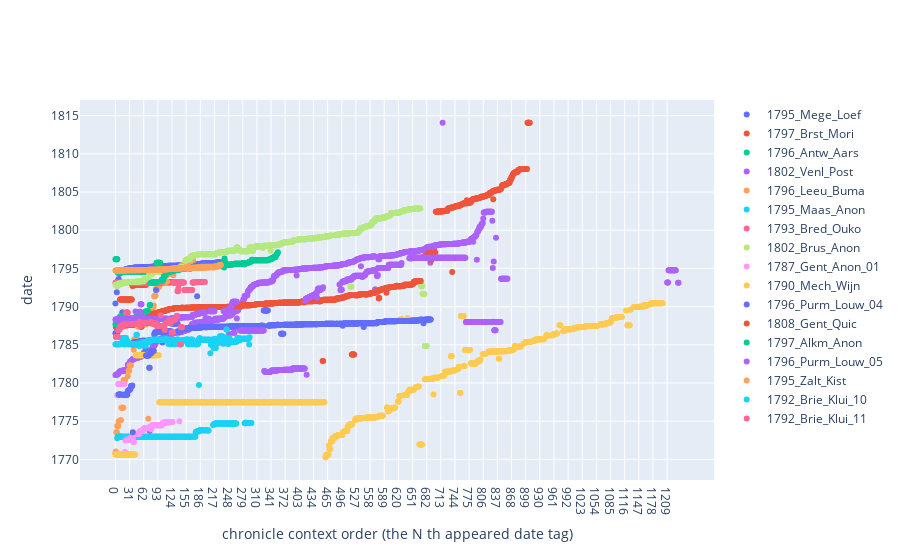

Here is the notebook cell this chart was saved with:
### Code cell
f_list= []


for k,v in norm_date_dict.items():
    _ = pd.DataFrame()
    _['d'] = v
    _['c'] = [str(i) for i in range(len(v))]
    f = go.Scatter(x = [str(i) for i in range(len(v))],
                y = v,
                mode='markers',
                name = k)
    f_list.append(f)
fig = go.Figure(data=f_list)
fig.update_layout(
    # title="Plot Title",
    xaxis_title="chronicle context order (the N th appeared date tag)",
    yaxis_title="date")
fig

### Figure 1 — Plotly figure (JSON) as saved in the notebook; plotly's stock layout.template omitted (floating-point values rounded to 4 significant figures; data arrays with more than 128 entries replaced by an {"elided": "..."} marker saying what was removed)
{"data": [{"mode": "markers", "name": "1795_Mege_Loef", "type": "scatter", "x": {"elided": "231 str values"}, "y": {"elided": "231 str values"}}, {"mode": "markers", "name": "1797_Brst_Mori", "type": "scatter", "x": ["0", "1", "2", "3", "4", "5", "6", "7", "8", "9", "10", "11", "12", "13", "14", "15", "16", "17", "18", "19", "20", "21", "22", "23", "24", "25", "26", "27", "28", "29", "30", "31", "32", "33", "34", "35", "36", "37", "38", "39", "40", "41", "42", "43", "44", "45", "46", "47", "48", "49", "50", "51", "52", "53", "54", "55", "56", "57", "58", "59", "60", "61", "62", "63", "64", "65", "66", "67", "68", "69", "70", "71", "72", "73", "74", "75", "76", "77", "78", "79", "80", "81", "82", "83", "84", "85", "86", "87", "88", "89", "90", "91", "92", "93", "94", "95", "96", "97", "98", "99", "100", "101", "102", "103", "104", "105", "106", "107", "108", "109", "110", "111", "112", "113", "114", "115", "116", "117", "118", "119", "120", "121", "122", "123"], "y": ["1789-08-xx", "1789-09-xx", "1789-09-xx", "1789-09-xx", "1789-09-xx", "1789-09-xx", "1789-09-xx", "1789-09-xx", "1789-08-xx", "1789-08-xx", "1790-12-05", "1790-12-05", "1790-12-05", "1790-12-05", "1790-12-05", "1790-12-05", "1790-12-05", "1790-12-05", "1790-12-05", "1790-12-05", "1790-12-05", "1790-12-05", "1790-12-05", "1790-12-05", "1790-12-05", "1790-12-05", "1790-12-05", "1790-12-05", "1790-12-05", "1790-12-05", "1790-12-05", "1790-12-05", "1790-12-05", "1790-12-05", "1790-12-05", "1790-12-05", "1790-12-05", "1792-09-25", "1792-09-25", "1792-09-25", "1792-11-22", "1792-11-22", "1792-11-25", "1792-11-25", "1792-11-25", "1792-11-25", "1792-11-25", "1792-11-25", "1792-11-11", "1792-11-11", "1792-11-11", "1792-11-11", "1792-11-11", "1792-11-11", "1792-11-11", "1792-11-11", "1792-11-11", "1792-11-11", "1792-11-11", "1792-11-11", "1792-11-11", "1792-11-11", "1792-11-11", "1792-11-11", "1792-11-11", "1792-11-11", "1792-11-11", "1792-11-11", "1793-03-06", "1793-03-06", "1793-01-21", "1793-01-21", "1793-01-21", "1793-03-06", "1793-03-06", "1793-03-06", "1793-03-06", "1793-03-06", "1793-03-06", "1793-03-06", "1793-03-06", "1793-03-06", "1793-03-06", "1793-03-06", "1793-03-09", "1793-03-09", "1793-03-09", "1793-03-09", "1793-03-09", "1793-03-09", "1793-03-09", "1793-03-09", "1793-03-09", "1793-03-09", "1793-03-09", "1793-03-09", "1793-03-09", "1793-03-09", "1793-03-09", "1793-03-09", "1793-03-09", "1793-03-09", "1793-03-09", "1793-03-09", "1793-03-09", "1793-03-09", "1793-03-09", "1793-03-09", "1793-03-09", "1793-03-09", "1793-03-09", "1793-03-09", "1793-03-09", "1793-03-09", "1793-03-09", "1793-03-09", "1793-03-09", "1793-03-09", "1793-03-09", "1793-03-09", "1793-03-09", "1793-03-09", "1793-03-09", "1793-03-09"]}, {"mode": "markers", "name": "1796_Antw_Aars", "type": "scatter", "x": {"elided": "242 str values"}, "y": {"elided": "242 str values"}}, {"mode": "markers", "name": "1802_Venl_Post", "type": "scatter", "x": {"elided": "1235 str values"}, "y": {"elided": "1235 str values"}}, {"mode": "markers", "name": "1796_Leeu_Buma", "type": "scatter", "x": {"elided": "171 str values"}, "y": {"elided": "171 str values"}}, {"mode": "markers", "name": "1795_Maas_Anon", "type": "scatter", "x": {"elided": "299 str values"}, "y": {"elided": "299 str values"}}, {"mode": "markers", "name": "1793_Bred_Ouko", "type": "scatter", "x": {"elided": "197 str values"}, "y": {"elided": "197 str values"}}, {"mode": "markers", "name": "1802_Brus_Anon", "type": "scatter", "x": {"elided": "696 str values"}, "y": {"elided": "696 str values"}}, {"mode": "markers", "name": "1787_Gent_Anon_01", "type": "scatter", "x": {"elided": "141 str values"}, "y": {"elided": "141 str values"}}, {"mode": "markers", "name": "1790_Mech_Wijn", "type": "scatter", "x": {"elided": "1200 str values"}, "y": {"elided": "1200 str values"}}, {"mode": "markers", "name": "1796_Purm_Louw_04", "type": "scatter", "x": {"elided": "692 str values"}, "y": {"elided": "692 str values"}}, {"mode": "markers", "name": "1808_Gent_Quic", "type": "scatter", "x": {"elided": "909 str values"}, "y": {"elided": "909 str values"}}, {"mode": "markers", "name": "1797_Alkm_Anon", "type": "scatter", "x": {"elided": "357 str values"}, "y": {"elided": "357 str values"}}, {"mode": "markers", "name": "1796_Purm_Louw_05", "type": "scatter", "x": {"elided": "873 str values"}, "y": {"elided": "873 str values"}}, {"mode": "markers", "name": "1795_Zalt_Kist", "type": "scatter", "x": {"elided": "232 str values"}, "y": {"elided": "232 str values"}}, {"mode": "markers", "name": "1792_Brie_Klui_10", "type": "scatter", "x": {"elided": "296 str values"}, "y": {"elided": "296 str values"}}, {"mode": "markers", "name": "1792_Brie_Klui_11", "type": "scatter", "x": {"elided": "147 str values"}, "y": {"elided": "147 str values"}}], "layout": {"xaxis": {"title": {"text": "chronicle context order (the N th appeared date tag)"}}, "yaxis": {"title": {"text": "date"}}}}
